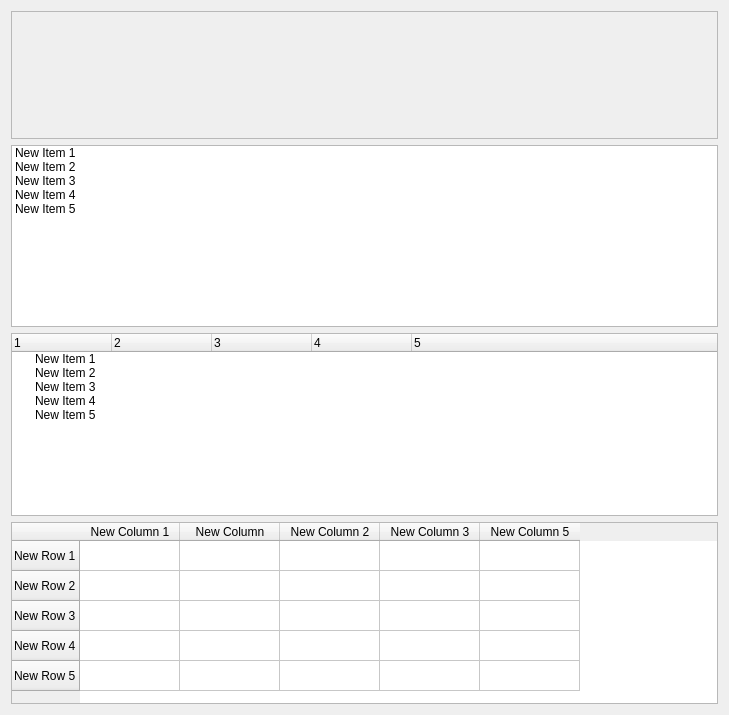
<?xml version="1.0" encoding="UTF-8"?>
<ui version="4.0">
 <class>Form</class>
 <widget class="QWidget" name="Form">
  <property name="geometry">
   <rect>
    <x>0</x>
    <y>0</y>
    <width>729</width>
    <height>715</height>
   </rect>
  </property>
  <property name="windowTitle">
   <string>Form</string>
  </property>
  <layout class="QVBoxLayout" name="verticalLayout">
   <item>
    <widget class="QFrame" name="mFrame">
     <property name="sizePolicy">
      <sizepolicy hsizetype="Preferred" vsizetype="Expanding">
       <horstretch>0</horstretch>
       <verstretch>0</verstretch>
      </sizepolicy>
     </property>
     <property name="minimumSize">
      <size>
       <width>0</width>
       <height>128</height>
      </size>
     </property>
     <property name="frameShape">
      <enum>QFrame::StyledPanel</enum>
     </property>
     <property name="frameShadow">
      <enum>QFrame::Raised</enum>
     </property>
    </widget>
   </item>
   <item>
    <widget class="QListWidget" name="mListWidget">
     <property name="minimumSize">
      <size>
       <width>0</width>
       <height>128</height>
      </size>
     </property>
     <item>
      <property name="text">
       <string>New Item 1</string>
      </property>
     </item>
     <item>
      <property name="text">
       <string>New Item 2</string>
      </property>
     </item>
     <item>
      <property name="text">
       <string>New Item 3</string>
      </property>
     </item>
     <item>
      <property name="text">
       <string>New Item 4</string>
      </property>
     </item>
     <item>
      <property name="text">
       <string>New Item 5</string>
      </property>
     </item>
    </widget>
   </item>
   <item>
    <widget class="QTreeWidget" name="mTreeWidget">
     <property name="minimumSize">
      <size>
       <width>0</width>
       <height>128</height>
      </size>
     </property>
     <column>
      <property name="text">
       <string>1</string>
      </property>
     </column>
     <column>
      <property name="text">
       <string>2</string>
      </property>
     </column>
     <column>
      <property name="text">
       <string>3</string>
      </property>
     </column>
     <column>
      <property name="text">
       <string>4</string>
      </property>
     </column>
     <column>
      <property name="text">
       <string>5</string>
      </property>
     </column>
     <item>
      <property name="text">
       <string>New Item 1</string>
      </property>
      <property name="text">
       <string/>
      </property>
      <property name="text">
       <string/>
      </property>
      <property name="text">
       <string/>
      </property>
     </item>
     <item>
      <property name="text">
       <string>New Item 2</string>
      </property>
      <property name="text">
       <string/>
      </property>
      <property name="text">
       <string/>
      </property>
      <property name="text">
       <string/>
      </property>
     </item>
     <item>
      <property name="text">
       <string>New Item 3</string>
      </property>
      <property name="text">
       <string/>
      </property>
      <property name="text">
       <string/>
      </property>
      <property name="text">
       <string/>
      </property>
     </item>
     <item>
      <property name="text">
       <string>New Item 4</string>
      </property>
      <property name="text">
       <string/>
      </property>
      <property name="text">
       <string/>
      </property>
      <property name="text">
       <string/>
      </property>
     </item>
     <item>
      <property name="text">
       <string>New Item 5</string>
      </property>
      <property name="text">
       <string/>
      </property>
      <property name="text">
       <string/>
      </property>
      <property name="text">
       <string/>
      </property>
     </item>
    </widget>
   </item>
   <item>
    <widget class="QTableWidget" name="mTableWidget">
     <property name="minimumSize">
      <size>
       <width>0</width>
       <height>128</height>
      </size>
     </property>
     <row>
      <property name="text">
       <string>New Row 1</string>
      </property>
     </row>
     <row>
      <property name="text">
       <string>New Row 2</string>
      </property>
     </row>
     <row>
      <property name="text">
       <string>New Row 3</string>
      </property>
     </row>
     <row>
      <property name="text">
       <string>New Row 4</string>
      </property>
     </row>
     <row>
      <property name="text">
       <string>New Row 5</string>
      </property>
     </row>
     <column>
      <property name="text">
       <string>New Column 1</string>
      </property>
     </column>
     <column>
      <property name="text">
       <string>New Column</string>
      </property>
     </column>
     <column>
      <property name="text">
       <string>New Column 2</string>
      </property>
     </column>
     <column>
      <property name="text">
       <string>New Column 3</string>
      </property>
     </column>
     <column>
      <property name="text">
       <string>New Column 5</string>
      </property>
     </column>
     <item row="0" column="0">
      <property name="text">
       <string/>
      </property>
     </item>
     <item row="1" column="0">
      <property name="text">
       <string/>
      </property>
     </item>
    </widget>
   </item>
  </layout>
 </widget>
 <resources/>
 <connections/>
</ui>
